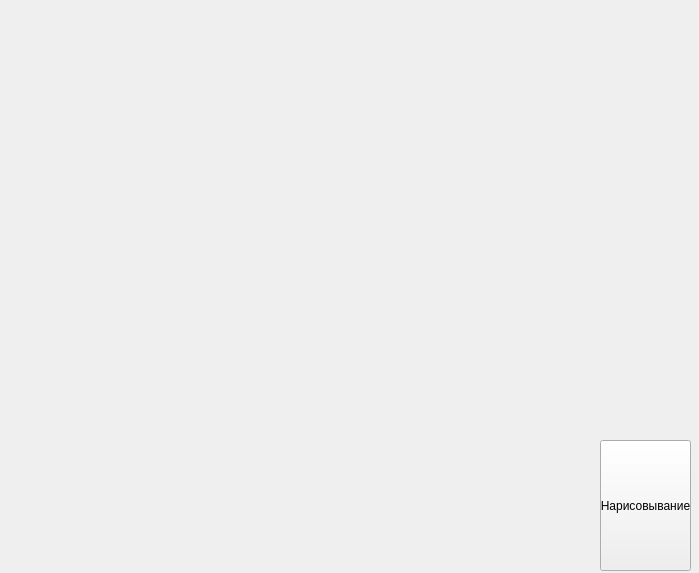
<?xml version="1.0" encoding="UTF-8"?>
<ui version="4.0">
 <class>UI</class>
 <widget class="QWidget" name="UI">
  <property name="geometry">
   <rect>
    <x>0</x>
    <y>0</y>
    <width>699</width>
    <height>573</height>
   </rect>
  </property>
  <property name="windowTitle">
   <string>Form</string>
  </property>
  <widget class="QPushButton" name="pushButton">
   <property name="geometry">
    <rect>
     <x>600</x>
     <y>440</y>
     <width>91</width>
     <height>131</height>
    </rect>
   </property>
   <property name="text">
    <string>Нарисовывание</string>
   </property>
  </widget>
 </widget>
 <resources/>
 <connections/>
</ui>
